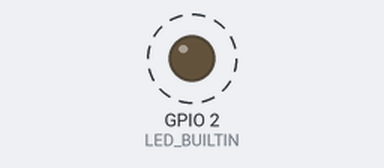
A sketch run on a simulated ESP8266 (NodeMCU). On the bench: output pins drawn as LEDs (lit = HIGH, except the on-board LED, lit = LOW). Dashed ring = blinking. What the sketch prints to the serial monitor is not drawn.

Above: at 0.5 s.
Timing chart, 0 to 4.6 s (numbered marks = the images above):
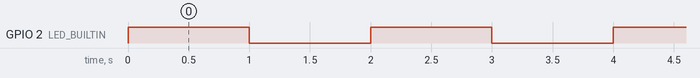

The sketch:

sketch.ino
```cpp
void setup() {
  pinMode(LED_BUILTIN, OUTPUT);

  // Wait for USB Serial to become available
  while (!Serial) delay(100);

  Serial.begin(115200);
  Serial.println("Hello, esp32s devkit doit nodemcu!");
  // https://www.buildlog.net/blog/wp-content/uploads/2018/04/nodemcu_32s_pinout.png
}

void loop() {
  digitalWrite(LED_BUILTIN, HIGH);
  delay(1000);
  digitalWrite(LED_BUILTIN, LOW);
  delay(1000);
}
```

Measured:
- by itself, GPIO 2 (LED_BUILTIN): alternates HIGH for 1.0 s and LOW for 1.0 s
